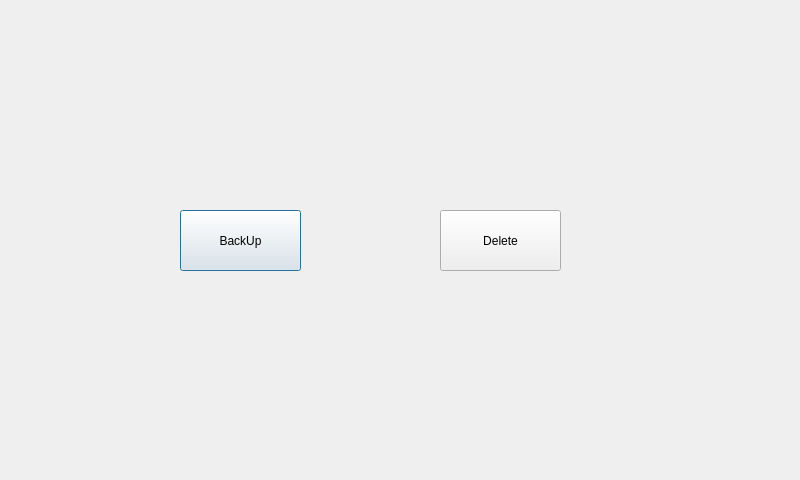
<?xml version="1.0" encoding="UTF-8"?>
<ui version="4.0">
 <class>BacjUpandDelete</class>
 <widget class="QDialog" name="BacjUpandDelete">
  <property name="geometry">
   <rect>
    <x>0</x>
    <y>0</y>
    <width>800</width>
    <height>480</height>
   </rect>
  </property>
  <property name="windowTitle">
   <string>Dialog</string>
  </property>
  <widget class="QPushButton" name="pushButton">
   <property name="geometry">
    <rect>
     <x>180</x>
     <y>210</y>
     <width>121</width>
     <height>61</height>
    </rect>
   </property>
   <property name="text">
    <string>BackUp</string>
   </property>
  </widget>
  <widget class="QPushButton" name="pushButton_2">
   <property name="geometry">
    <rect>
     <x>440</x>
     <y>210</y>
     <width>121</width>
     <height>61</height>
    </rect>
   </property>
   <property name="text">
    <string>Delete</string>
   </property>
  </widget>
 </widget>
 <resources/>
 <connections/>
</ui>
